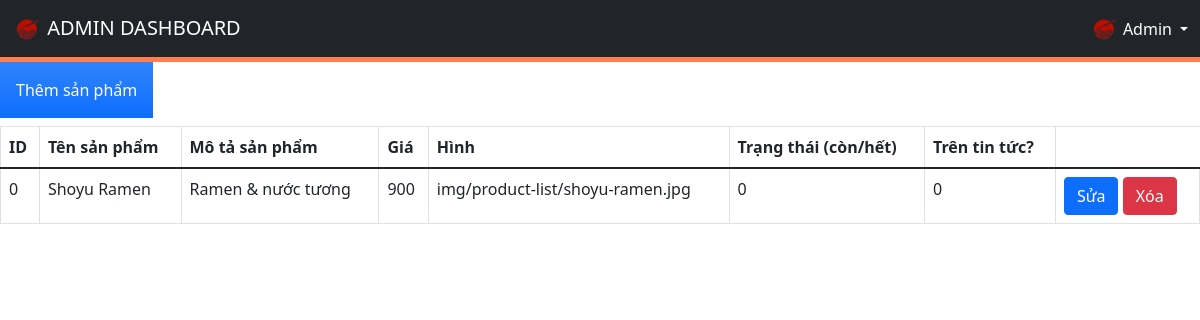
/admin/productManagement.php, run on the app's committed database.
### tables this page shows
CREATE TABLE `product` (
  `id` int(10) UNSIGNED NOT NULL,
  `name` varchar(100) NOT NULL,
  `description` text NOT NULL,
  `price` float UNSIGNED NOT NULL,
  `img_path` text NOT NULL,
  `status` tinyint(1) NOT NULL DEFAULT 1 COMMENT '0: unavailable, 1: available',
  `feature` tinyint(1) NOT NULL DEFAULT 1 COMMENT '0: not featured on news, 1: featured on news'
);

### admin/productManagement.php (the view, shortened to what this page needs)
<!DOCTYPE html>
<html lang="en">
<head>
  <link href="https://cdnjs.cloudflare.com/ajax/libs/font-awesome/5.9.0/css/all.min.css" rel="stylesheet">
  <link href="https://cdn.jsdelivr.net/npm/bootstrap@5.1.3/dist/css/bootstrap.min.css" rel="stylesheet">
  <link rel="stylesheet" href="admin-styles/styles.css">
</head>
<body>
  <div>
    <?php $IPATH = $_SERVER["DOCUMENT_ROOT"]."/btl-web/admin/";
    include($IPATH."navbar.php");?>
  </div>
    <form method="post" action="productManagement.php">
      <a href="newProduct.php"><input type="button" class="p-3 mb-2 bg-primary bg-gradient text-white" value="Thêm sản phẩm"></a>
    </form>
      <?php
        include('../config/config.php');
        echo "<table class='table table-bordered'>
                <tr>
                    <th>ID</th>
                    <th>Tên sản phẩm</th>
                    <th>Mô tả sản phẩm</th>
                    <th>Giá</th>
                    <th>Hình</th>
                    <th>Trạng thái (còn/hết)</th>
                    <th>Trên tin tức?</th>
                </tr>
                <tbody>";
        $sql = "SELECT * from product";
        $result = $conn->query($sql);
        if ($result->num_rows > 0) {
          while ($row = $result->fetch_assoc()) {
              $id = $row['id'];
              echo "<tr><td>".$row['id']."</td><td>".$row['name']."</td><td>".$row['description'].
              "</td><td>".$row['price']."</td><td>".$row['img_path']."</td><td>".$row['status']."</td>
              <td>".$row['feature']."</td><td>".
              "<a href='editProduct.php?id=$id' class='btn btn-primary m-r-1em' name='edit'>Sửa</a>
              <a href='deleteProduct.php?id=$id' class='btn btn-danger'>Xóa</a></td></tr>";
          }
          echo "</tbody></table>";
        }
      ?>
</body>
</html>

### admin/admin-styles/styles.css (style rules this page uses)
:root { --color: #e74c3c; --border: 5px solid #e74c3c; --gray: #57606f; --bg: rgba(255, 255, 255, 0.3); }

### admin/admin-styles/adminButton.css (style rules this page uses)
* { margin: 0; padding: 0; box-sizing: border-box; outline: none; border: none; text-decoration: none; transition: 0.2s linear; }
:root { --color: #ff7f50; --border: 5px solid #ff7f50; --gray: #57606f; --bg: rgba(255, 255, 255, 0.3); }

### data on the page
product: id "0", name "Shoyu Ramen", description "Ramen & nước tương", price "900", img_path "img/product-list/shoyu-ramen.jpg", status "0", feature "0"
